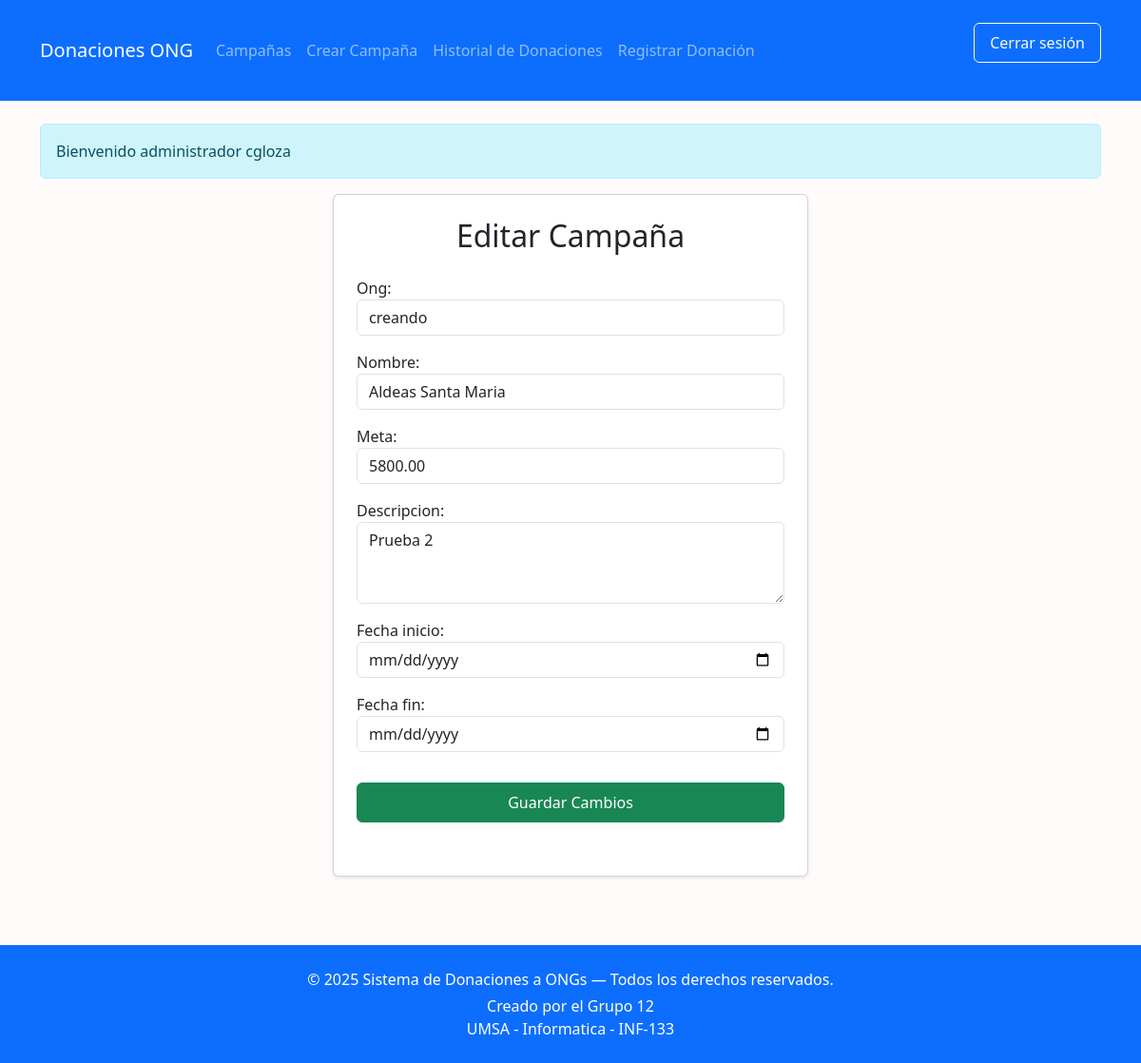
Page /campaña/2/editar/ (signed in) on the committed database.
### core/models.py (models this page shows, shortened)
class Campaña(models.Model):
    ong = models.ForeignKey('ONG', on_delete=models.CASCADE)
    nombre = models.CharField(max_length=100)
    monto_actual = models.DecimalField(max_digits=10, decimal_places=2, default=0)
    meta = models.DecimalField(
        max_digits=10,
        decimal_places=2,
        validators=[MinValueValidator(0.01)]  # mínimo 0.01
    )
    descripcion = models.TextField(default='')
    fecha_inicio = models.DateField()
    fecha_fin = models.DateField()

### core/forms.py
class CampañaForm(forms.ModelForm):
    class Meta:
        model = Campaña
        fields = ['ong', 'nombre', 'meta', 'descripcion', 'fecha_inicio', 'fecha_fin']
        widgets = {
            'descripcion': forms.Textarea(attrs={
                'class': 'form-control descripcion-textarea',
                'rows': 3,
            }),
            'fecha_inicio': forms.DateInput(attrs={'type': 'date', 'class': 'form-control'}),
            'fecha_fin': forms.DateInput(attrs={'type': 'date', 'class': 'form-control'}),
        }
    def __init__(self, *args, **kwargs):
        user = kwargs.pop('user', None)
        super().__init__(*args, **kwargs)
        for field in self.fields.values():
            if not isinstance(field.widget, forms.Textarea):  # ya tiene clase
                field.widget.attrs['class'] = 'form-control'
        if user and hasattr(user, 'ong') and not user.is_superuser:
            self.fields['ong'].initial = user.ong
            self.fields['ong'].disabled = True
        elif user and user.is_superuser:
            self.fields['ong'].queryset = ONG.objects.all()

### core/models.py (called while the page is built)
    def __str__(self):
        return self.user.username

### core/views.py (called while the page is built)
@login_required
def editar_campaña(request, campaña_id):
    campaña = get_object_or_404(Campaña, id=campaña_id)
    if not request.user.is_superuser and campaña.ong != request.user.ong:
        return HttpResponseForbidden("No tienes permiso para editar esta campaña")
    if request.method == 'POST':
        form = CampañaForm(request.POST, instance=campaña)
        if form.is_valid():
            form.save()
            return redirect('mostrar_campañas')
    else:
        form = CampañaForm(instance=campaña)
        if not request.user.is_superuser:
            form.fields['ong'].disabled = True
    return render(request, 'core/editar_campaña.html', {'form': form, 'campaña': campaña})

### core/templates/core/editar_campaña.html (shortened to what this page needs)
{% extends 'core/base.html' %}
{% block content %}
<div class="container d-flex justify-content-center align-items-center" style="min-height: 80vh;">
  <div class="card shadow-sm p-4" style="width: 100%; max-width: 500px;">
    <h2 class="mb-4 text-center">Editar Campaña</h2>
    <form method="post" class="needs-validation" novalidate>
      {{ form.as_p }}
      <button type="submit" class="btn btn-success w-100 mt-3">Guardar Cambios</button>
    </form>
  </div>
</div>
{% endblock %}

### core/templates/core/base.html (shortened to what this page needs)
{% load static %}
{% load custom_tags %}
<!DOCTYPE html>
<html lang="es">
<head>
    <link href="https://cdn.jsdelivr.net/npm/bootstrap@5.3.0/dist/css/bootstrap.min.css" rel="stylesheet">
    {% block extra_css %}
     <link href="{% static 'css/styles.css' %}" rel="stylesheet">
    {% endblock %}
</head  class="d-flex flex-column min-vh-100">
<body>
    <nav class="navbar navbar-expand-lg navbar-dark bg-primary">
        <div class="container">
            <a class="navbar-brand" href="{% url 'home' %}">Donaciones ONG</a>
            <div class="collapse navbar-collapse" id="navbarContent">
                <ul class="navbar-nav me-auto mb-2 mb-lg-0">
                    {% if user.is_authenticated %}
                        {% if user.is_superuser %}
                            <li class="nav-item"><a class="nav-link" href="{% url 'mostrar_campañas' %}">Campañas</a></li>
                            <li class="nav-item"><a class="nav-link" href="{% url 'crear_campaña' %}">Crear Campaña</a></li>
                            <li class="nav-item"><a class="nav-link" href="{% url 'listar_donaciones' %}">Historial de Donaciones</a></li>
                            <li class="nav-item"><a class="nav-link" href="{% url 'crear_donacion' %}">Registrar Donación</a></li>
                        {% elif user|tiene_attr:"ong" %}
                            <li class="nav-item"><a class="nav-link" href="{% url 'mostrar_campañas' %}">Campañas</a></li>
                            <li class="nav-item"><a class="nav-link" href="{% url 'crear_campaña' %}">Crear Campaña</a></li>
                            <li class="nav-item"><a class="nav-link" href="{% url 'listar_donaciones' %}">Historial de Donaciones</a></li>
                        {% endif %}
                    {% endif %}
                </ul>
                {% if user.is_authenticated %}
                    <form method="post" action="{% url 'logout' %}" class="d-flex">
                        <button class="btn btn-outline-light" type="submit">Cerrar sesión</button>
                    </form>
                {% endif %}
            </div>
        </div>
    </nav>
    <main class="container my-4">
        {% if user.is_authenticated %}
            {% if user.is_superuser %}
                <div class="alert alert-info">Bienvenido administrador {{ user.username }}</div>
            {% elif user|tiene_attr:"donante" %}
                <div class="alert alert-success">Bienvenido donante {{ user.username }}</div>
            {% elif user|tiene_attr:"ong" %}
                <div class="alert alert-warning">ONG: {{ user.username }}</div>
            {% endif %}
        {% endif %}
        {% block content %}
        {% endblock %}
    </main>
    <footer class="footer bg-primary text-white text-center py-4 mt-5">
        <div class="container">
            <p class="mb-1">&copy; 2025 Sistema de Donaciones a ONGs — Todos los derechos reservados.</p>
            <p class="mb-0">Creado por el Grupo 12</p>
            <p class="mb-0">UMSA - Informatica - INF-133 </p>
        </div>
    </footer>
</body>
</html>

### core/static/css/styles.css (style rules this page uses)
html, body { height: 100%; margin: 0; }
body { display: flex; flex-direction: column; min-height: 100vh; background-color: #fffafab7; font-family: 'Segoe UI', Tahoma, Geneva, Verdana, sans-serif; }
main { flex: 1 0 auto; }
footer { flex-shrink: 0; background-color: #0d6efd; color: white; text-align: center; padding: 1rem 0; }
h1, h2, h3 { margin-bottom: 1rem; }
button, .btn { border-radius: 0.375rem; padding: 0.5rem 1rem; }
a { color: #0d6efd; text-decoration: none; }
form { max-width: 600px; margin-bottom: 2rem; }
form button { margin-top: 1rem; }
.alert-info { background-color: #cff4fc; border-color: #b6effb; color: #055160; }

### rows in the picture
Campaña: ong "creando", nombre "Aldeas Santa Maria", meta "5800.00", descripcion "Prueba 2"

### other values in the picture
{{ user.username }} "cgloza"
